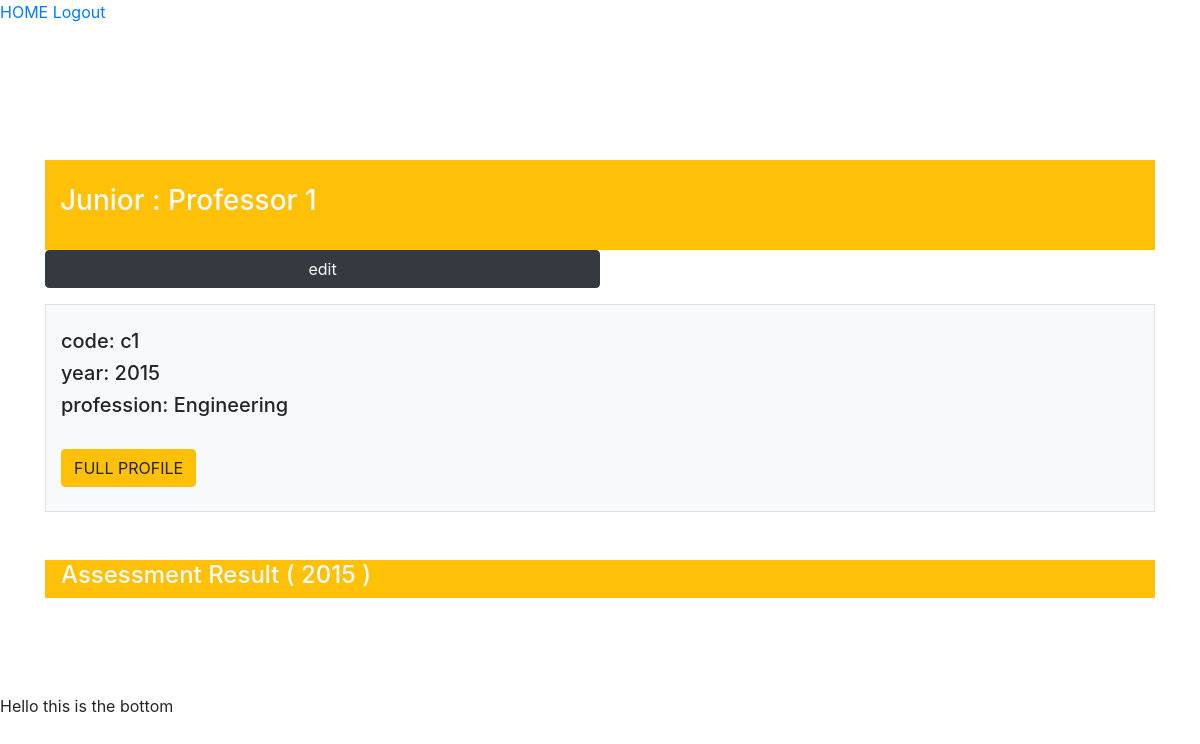
/all_programs/committee_profile/1/ (signed in), run on an earlier commit of the app's database.
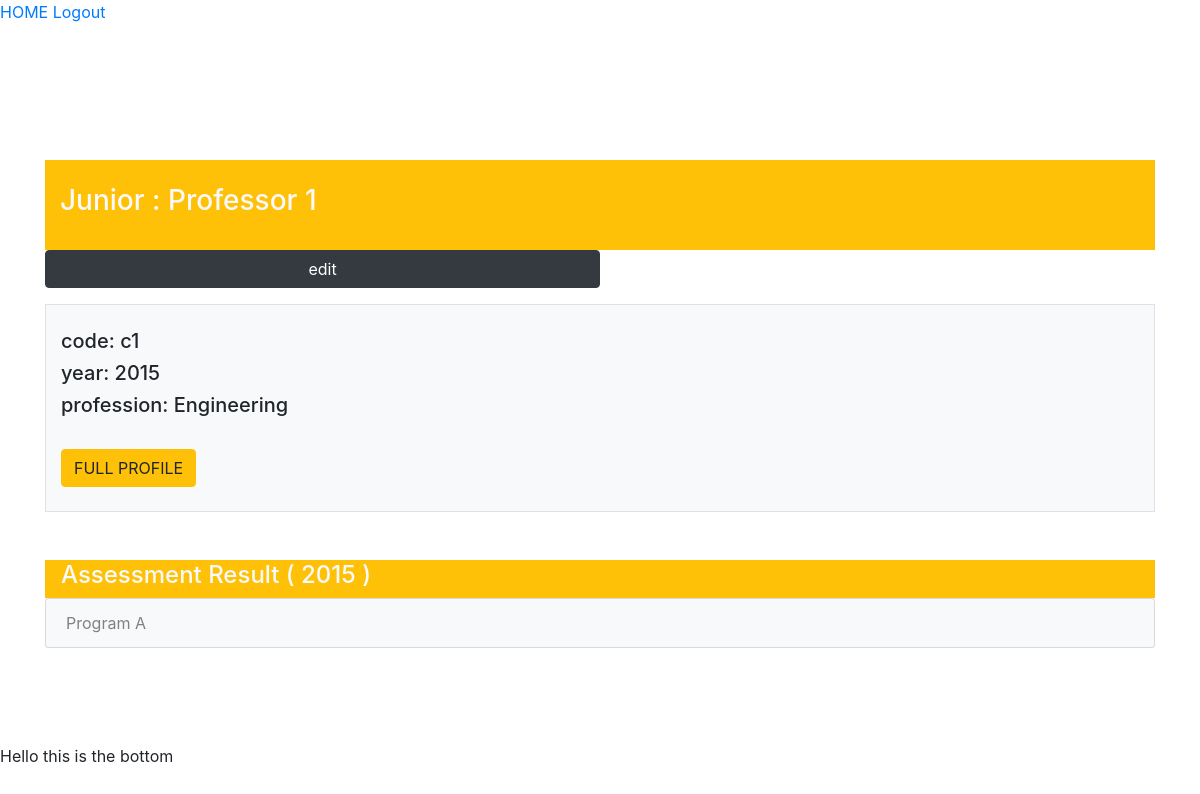
And on a later commit of the database.
### study_program/models.py (models this page shows, shortened)
class AssessmentResult(models.Model):
    code = models.CharField(max_length=200)
    committee_id = models.ManyToManyField(Committee, blank=True)
    program_id = models.ForeignKey(StudyProgram, on_delete=models.PROTECT, null=True)
    YEAR_CHOICES = []
    for r in range(1980, (datetime.datetime.now().year+1)):
        YEAR_CHOICES.append((r,r))
    year = models.IntegerField(('year'), choices=YEAR_CHOICES, default=datetime.datetime.now().year)
    curriculum_status_choices = (
        ('New', 'New'),
        ('Modify', 'Modify'),
    )
    curriculum_status = models.TextField(max_length=400, choices = curriculum_status_choices)
    curriculum_status_year = models.IntegerField(('หลักสูตรปี'), choices=YEAR_CHOICES, default=datetime.datetime.now().year)
    curriculum_standard_choices = (
            ('New', 'New'),
            ('Modify', 'Modify'),
    )
    curriculum_standard = models.IntegerField(('มาตรฐานหลักสูตรตามปี'), choices=YEAR_CHOICES, default=datetime.datetime.now().year)
    pdf_docs = models.FileField(upload_to='assessment_details/')
    aun_id = models.ForeignKey('AUN', on_delete=models.PROTECT, null=True)

class StudyProgram(models.Model):
    code = models.CharField(max_length=200)
    name = models.CharField(max_length=200)
    status_choices = (
        ('ACTIVE', 'ACTIVE'),
        ('GOING TO CLOSE', 'GOING TO CLOSE'),
        ('NOT ACTIVE', 'NOT ACTIVE'),
    )
    program_status = models.CharField(max_length=200, choices=status_choices )
    degree_and_major = models.CharField(max_length=400)
    collaboration_choices = (
        ('Program issued specifically by KMITL', 'Program issued specifically by KMITL'),
        ('Program supported by other institutes', 'Program supported by other institutes'),
        ('Collaborated program with other institutes', 'Collaborated program with other institutes'),
    )
    collaboration_with_other_institues = models.TextField(max_length=400, choices = collaboration_choices)
    pdf_docs = models.FileField(upload_to='study_program_details/')
    responsible_professors = models.ManyToManyField(Professor, through=Professor.responsible_program.through, blank=True)
    past_assessment = models.ManyToManyField('AssessmentResult', blank=True)
    def __str__(self):
        return self.name

### study_program/views.py (the view)
# urls.py: path('committee_profile/<int:committee_id>/', views.committee_profile, name = 'committee_profile'),
@login_required(login_url="login")
def committee_profile(request, committee_id):
    detail = get_object_or_404(Committee, pk=committee_id)
    assessment_list = []
    for assessment in detail.assessment_programs.all():
        assessment_list.append(assessment)
    id_kub = detail.professor_id.id
    print(id_kub)
    return render(request, 'committee/committee_detail.html', {'committee_detail': detail, 'professor_profile':id_kub, 'assessment_list': assessment_list, 'committee_id':committee_id})

### study_program/templates/committee/committee_detail.html (shortened to what this page needs)
{% extends 'base.html' %}
{% block content %}
<head>
    <link rel="stylesheet" href="https://stackpath.bootstrapcdn.com/bootstrap/4.1.3/css/bootstrap.min.css">
</head>
<main>
    <div class="container">
        <br/>
        <br/>
        <br/>
        <div class="text-light bg-warning border-warning container">
            <br/>
            <h3> {{ committee_detail.assessment_level }} : {{ committee_detail.professor_id.name_surname }} </h3>
            <br/>
        </div>
        {% if request.user.is_superuser %}
        <form method="GET" action="{% url 'edit_committee_profile' committee_id %}">
            <button type="submit" class="btn btn-dark col-md-6">edit</button>
        </form>
        {% endif %}
        <div class="container bg-light border">
            <br/>
            <h5>code: {{ committee_detail.code }}</h5>
            <h5>year: {{ committee_detail.year }}</h5>
            <h5>profession: {{ committee_detail.profession }}</h5>
            <br/>
            <a class= "btn btn-warning" href="{% url 'professor_profile' professor_profile %}">FULL PROFILE</a>
            <br/>
            <br/>
        </div>
        <br/>
        <br/>
        <div class="text-light bg-warning border border-warning container">
            <h4>Assessment Result ( {{ committee_detail.year }} )</h4>
        </div>
        <div class=bg-light>
            <ul class="list-group">
                {% for assessment in assessment_list %}
                    <a class="list-group-item list-group-item-light bg-light"  href = "{% url 'assessment_result' assessment.id %}">{{ assessment.program_id}}</a>
                {% endfor %}
            </ul>
        </div>
        <br/>
        <br/>
    </div>
</main>
{% endblock %}

What changed in the data, as far as the page shows it:
now on this page (row edited): AssessmentResult: program_id "Program A"
